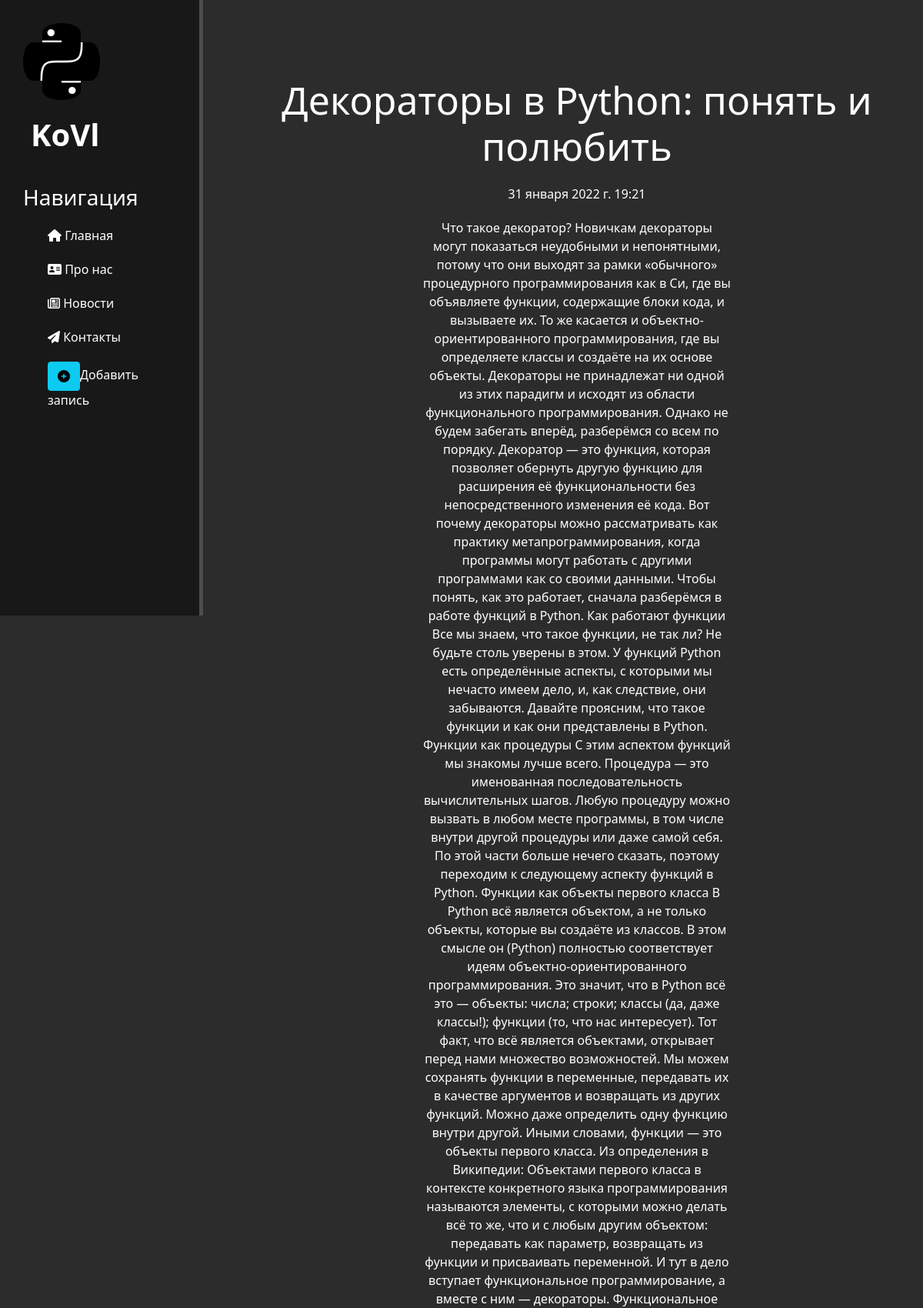
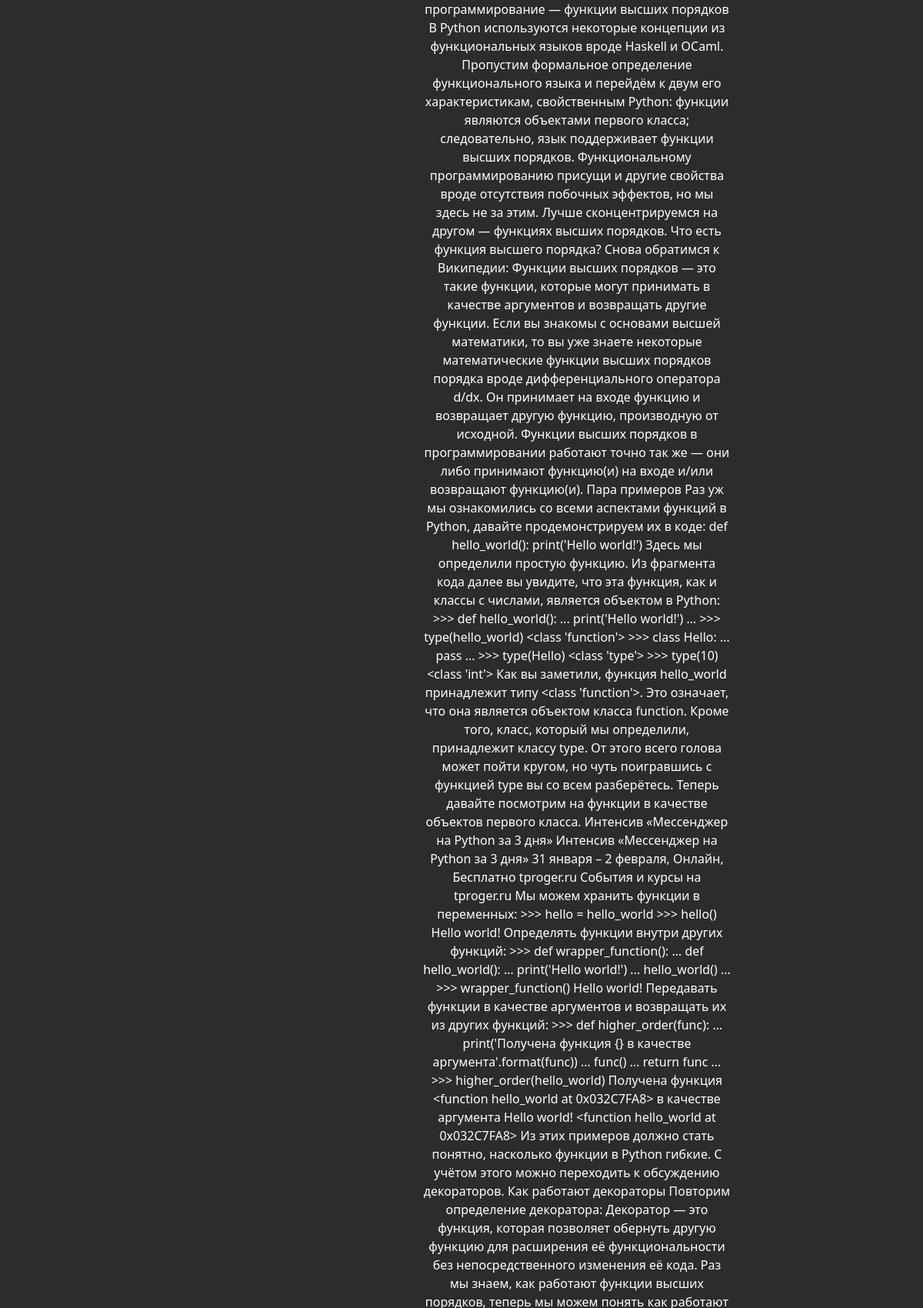
Screenshot of /news/3 (upper part) with the database file from the repository (2 pictures, top to bottom).
### news/models.py (models this page shows, shortened)
class Articles(models.Model):
    title = models.CharField('Название', max_length=50)
    anons = models.CharField('Анонс', max_length=250)
    full_text = models.TextField('Статья')
    date = models.DateTimeField('Дата публицкации')
    class Meta:
        verbose_name = 'Новость'
        verbose_name_plural = 'Новости'

### news/views.py (the view)
# urls.py: path('<int:pk>', views.NewsDetailView.as_view(), name='news_detail'),
class NewsDetailView(DetailView):
    model = Articles
    template_name = "news/details_view.html"
    context_object_name = 'article'

### news/templates/news/details_view.html (shortened to what this page needs)
{% extends 'main/layout.html' %}
{% block content %}
    <div class="features">
        <h1>{{ article.title }}</h1>
        <p>{{ article.date }}</p>
        <p>{{ article.full_text }}</p>
    </div>
{% endblock %}

### main/static/main/css/main.css (style rules this page uses)
body { background:#2c2c2c; }
main .features { float: right; color: #fff; margin-top: 100px; text-align:center; width: 75%; }
main .features h1 { font-size: 50px; }
main .features p { max-width: 400px; margin: 20px auto }

### rows the page displays
Articles: title "Декораторы в Python: понять и полюбить", date "31 января 2022 г. 19:21"
